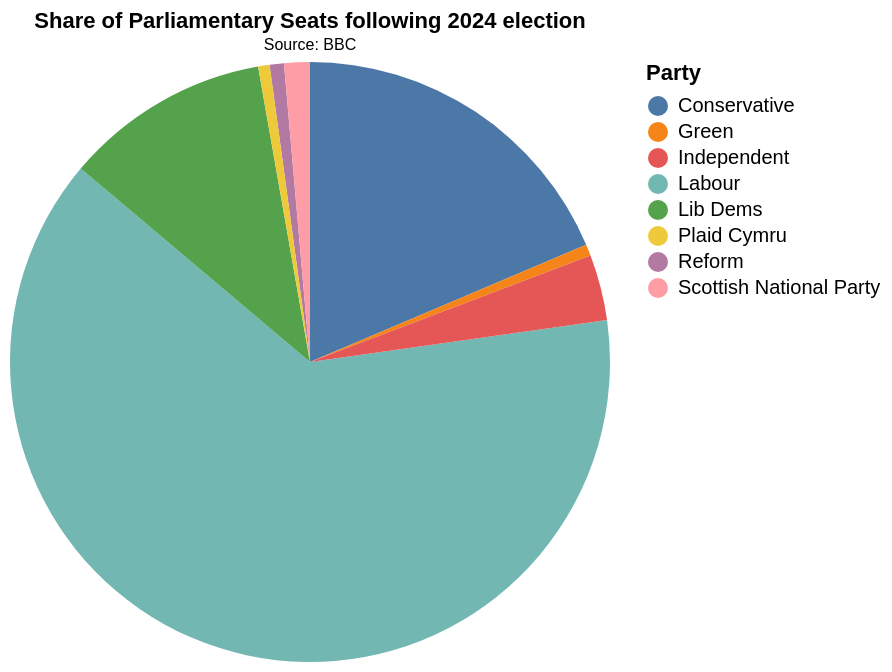

Describe this chart as a Vega-Lite specification.
### Vega-Lite specification from a JSON file in a GitHub repository (floating-point values rounded to 4 significant figures)
{"$schema": "https://vega.github.io/schema/vega-lite/v5.json", "description": "Pie Chart with percentage_tooltip", "data": {"values": [{"Party": "Labour", "value": 412}, {"Party": "Conservative", "value": 121}, {"Party": "Lib Dems", "value": 72}, {"Party": "Reform", "value": 5}, {"Party": "Scottish National Party", "value": 9}, {"Party": "Green", "value": 4}, {"Party": "Plaid Cymru", "value": 4}, {"Party": "Independent", "value": 23}]}, "title": {"text": "Share of Parliamentary Seats following 2024 election", "subtitle": "Source: BBC", "fontSize": 11, "subtitleFontSize": 8}, "height": "container", "width": "container", "mark": {"type": "arc", "tooltip": true}, "encoding": {"theta": {"field": "value", "type": "quantitative", "stack": "normalize"}, "color": {"field": "Party", "type": "nominal"}}}
